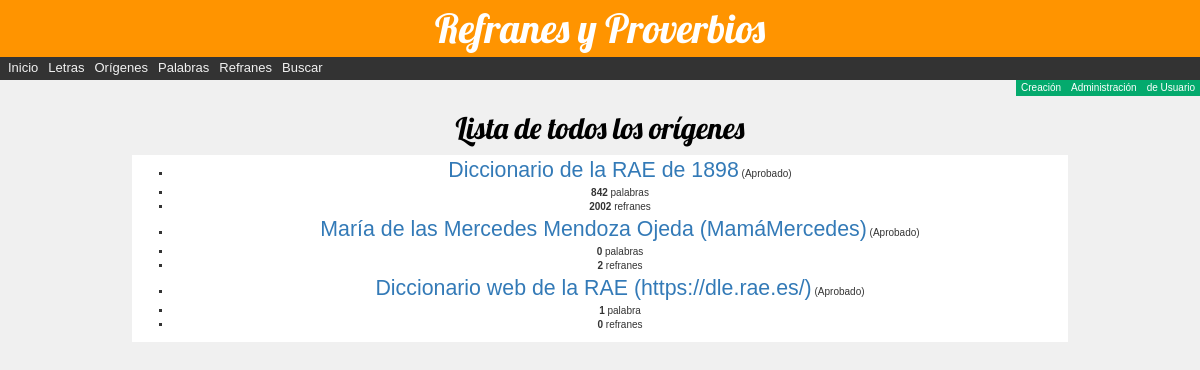
/refran/todosorigenes/ (signed in), run on the app's committed database.
### refran/models.py (models this page shows, shortened)
class Origen(models.Model):
   id = models.UUIDField(
        primary_key=True,
        default=uuid.uuid4,
        )
   nombre = models.CharField(
            'Nombre',
            max_length=120,
            )
   fecha = models.DateField(
           'Registrado',
           null=True,
           blank=True
           )
   ESTADOS = (
         ('r', 'Revisión'),
         ('a', 'Aprobado'),
      )
   estado = models.CharField(
            'Estado',
            max_length=1,
            choices=ESTADOS,
            blank=True,
            default='r',
            )
   class Meta:
      ordering = ['nombre']
   def get_absolute_url(self):
      return reverse('origen-detalle', args=[str(self.id)])
   @property
   def no_aprobado(self):
      return bool(self.estado != 'a')

### refran/views.py (the view)
# urls.py: path('todosorigenes/', views.TodosOrigenesListView.as_view(), name='todos-origenes'),
class TodosOrigenesListView(LoginRequiredMixin, generic.ListView):
   model = Origen
   template_name = 'refran/todos_origenes.html'
   def get_queryset(self):
      return(
         Origen.objects.all().order_by('fecha')
         )

### refran/templates/refran/todos_origenes.html
{% extends "base_generic.html" %}
{% block content %}
      <div class="col-sm-12">
         <div class="titulo_pag">
            <h2>Lista de todos los orígenes</h2>
         </div>
         <div id="contenido">
            <section>
               <article>
                  {% if origen_list %}
                     <table border="0" width="100%">
                        <tr><td>
                           <ul type="square">
                              {% for origen in origen_list %}
                                 <li>
                                    <a class="origen" href="{{ origen.get_absolute_url }}">{{ origen.nombre }}</a>
                                    (<span  class="{% if origen.no_aprobado %}text-danger{% endif %}">{{ origen.get_estado_display }}</span>)
                                 </li>
                                 <li>
                                    <strong>{{ origen.palabra_set.count }}</strong> {% if origen.palabra_set.count == 1 %} palabra {% else %} palabras {% endif %}
                                 </li>
                                 <li>
                                    <strong>{{ origen.refran_set.count }}</strong> {% if origen.refran_set.count == 1 %} refrán {% else %} refranes {% endif %}
                                 </li>
                              {% endfor %}
                           </ul>
                        </td></tr>
                     </table>
                  {% else %}
                     <p>No hay orígenes en el archivo.</p>
                  {% endif %}
               </article>
            </section>
         </div>
      </div>
{% endblock %}

### refran/static/css/estilos.css (style rules this page uses)
body { margin:0; font-family: Arial, Helvetica, sans-serif; background-color:#f0f0f0; font-size:100%; margin:0; padding:0; border:0; }
h1, h2 { font-family: 'Lobster', cursive; }
.titulo_pag { font-family:Lobster; color:#000000; z-index:1; position:relative; text-align:center; font-size:2.5em; padding-top:0.5em; }
#contenido { width:80%; margin: 0 auto; x_background-color:#f9f9f2; x_border-radius: 5rem 5rem 5rem 5rem; }
section { x_border-radius: 5rem 5rem 5rem 5rem; }
article { x_-webkit-box-sizing:border-box; x_-moz-box-sizing:border-box; x_box-sizing:border-box; float:left; height:100%; width:100%; background-color:white; padding:0px; text-align:center; x_border-color:red; x_border-style:double; x_border-radius: 5rem 5rem 5rem 5rem; }
.origen { margin-top: 10px; margin-botton: 15px; font-size: 16pt; }

### data on the page
Origen: nombre "Diccionario de la RAE de 1898", estado "Aprobado", palabra_set.count "842", shows "palabras", refran_set.count "2002", shows "refranes"
Origen: nombre "María de las Mercedes Mendoza Ojeda (MamáMercedes)", estado "Aprobado", palabra_set.count "0", shows "palabras", refran_set.count "2", shows "refranes"
Origen: nombre "Diccionario web de la RAE (https://dle.rae.es/)", estado "Aprobado", palabra_set.count "1", refran_set.count "0", shows "refranes"
